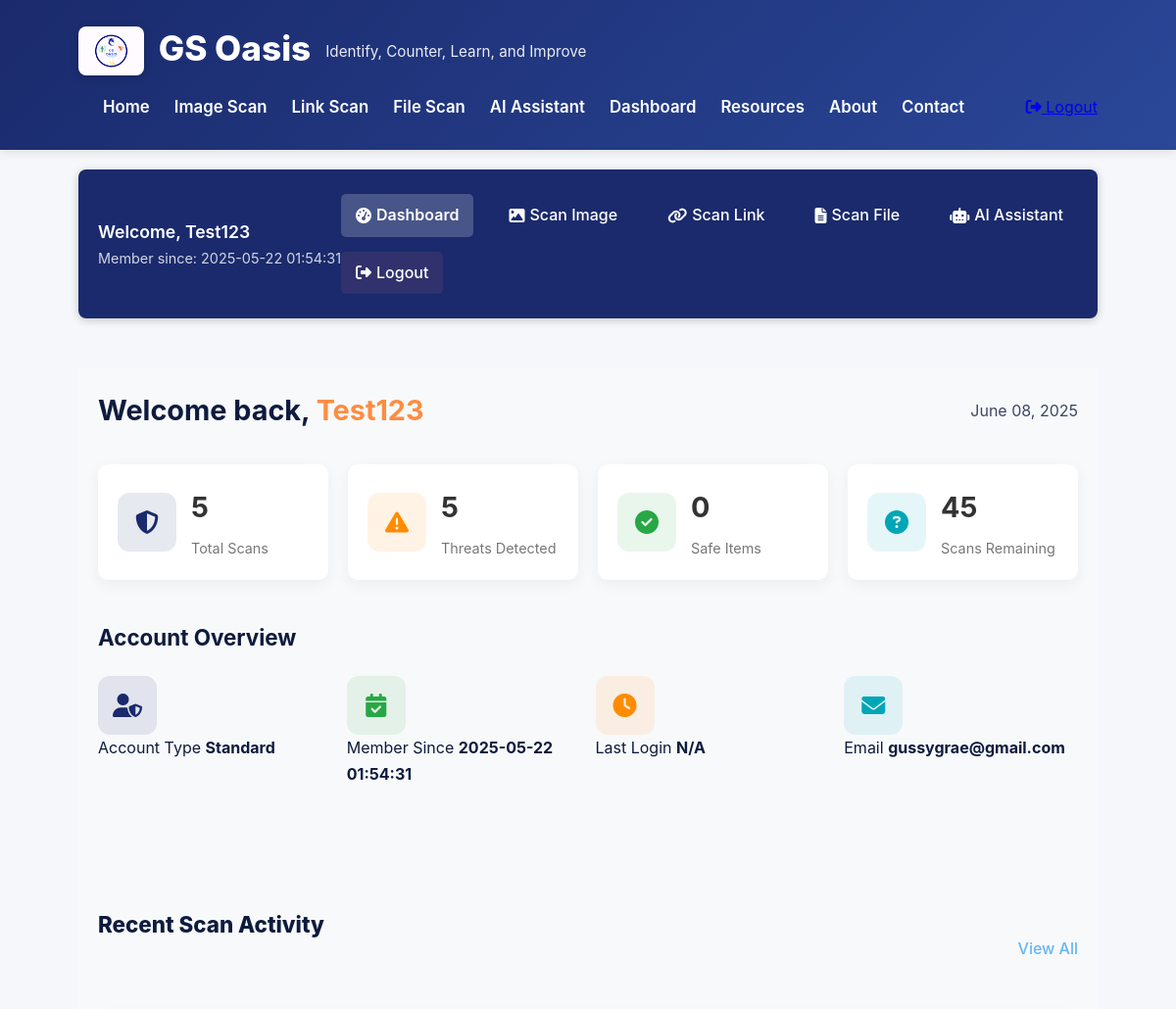
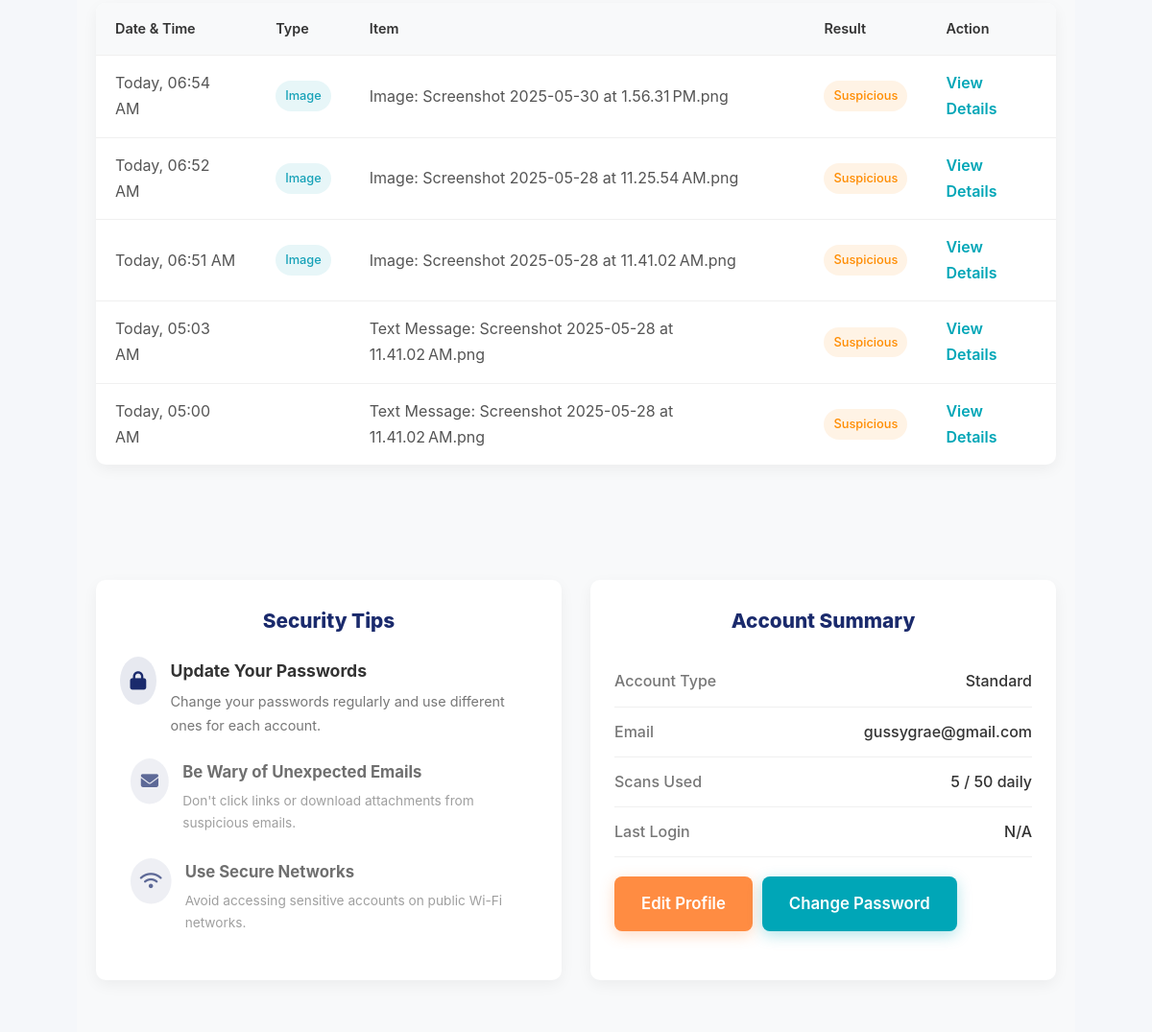
/dashboard (signed in, upper part), run on an earlier commit of the app's database (2 pictures, top to bottom).
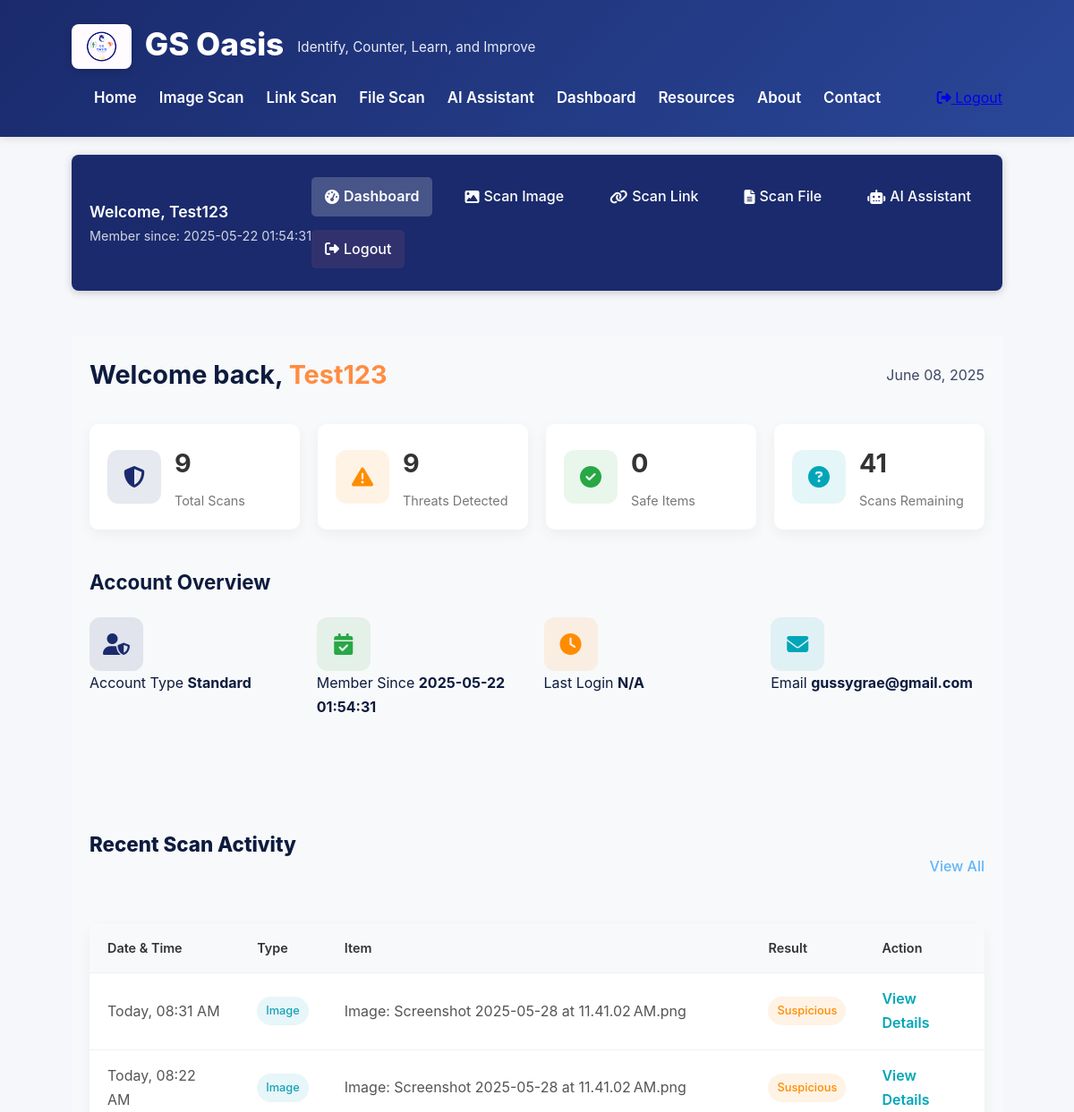
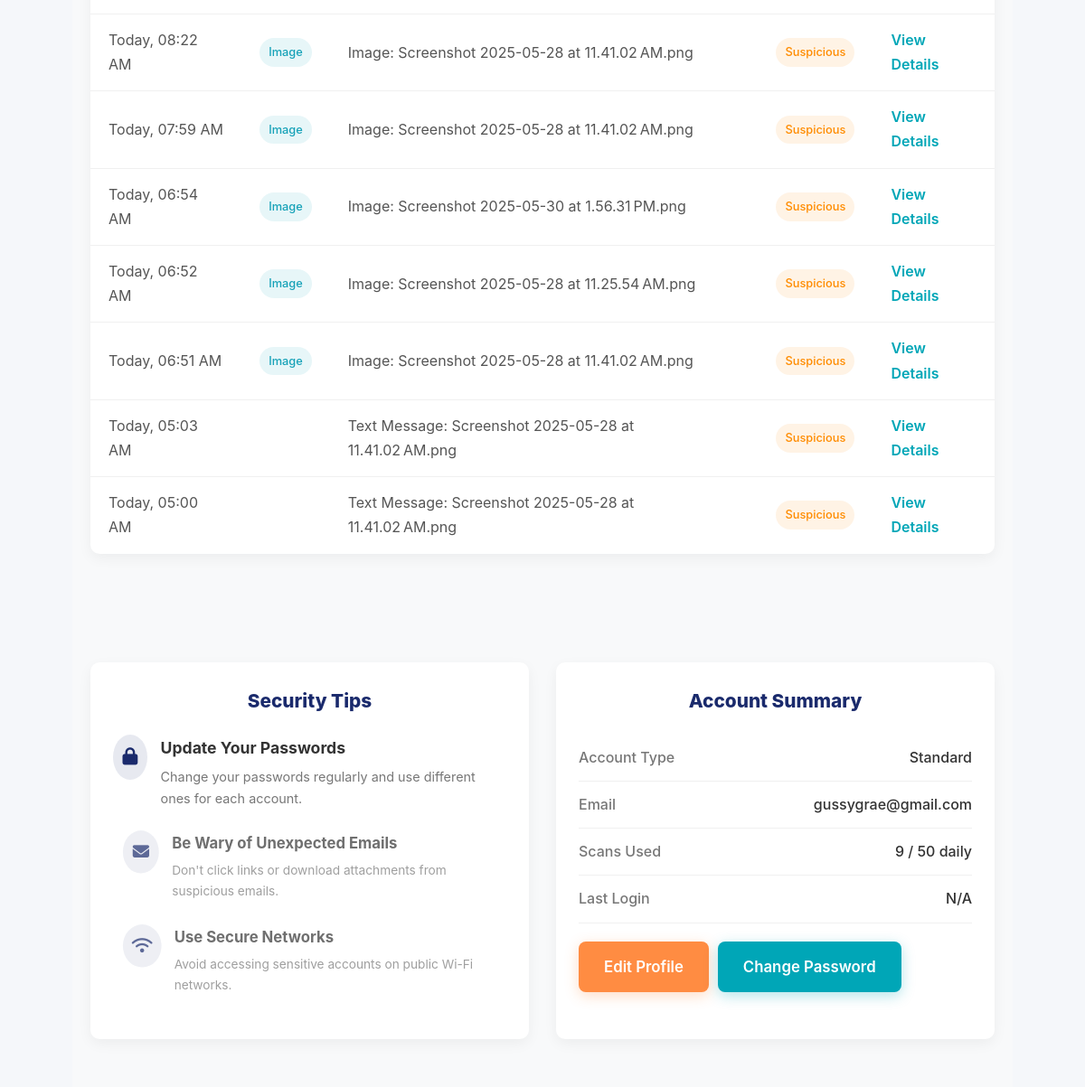
And on a later commit of the database (2 pictures, top to bottom).
### tables this page shows
CREATE TABLE users (
                id INTEGER PRIMARY KEY AUTOINCREMENT,
                username TEXT UNIQUE NOT NULL,
                email TEXT NOT NULL,
                password TEXT NOT NULL
            , created_at TEXT, last_login TEXT, account_type TEXT);

CREATE TABLE scan_history (
                id INTEGER PRIMARY KEY AUTOINCREMENT,
                user_id INTEGER,
                scan_date TEXT DEFAULT CURRENT_TIMESTAMP,
                scan_type TEXT NOT NULL,
                scan_item TEXT NOT NULL,
                result TEXT NOT NULL,
                FOREIGN KEY (user_id) REFERENCES users(id)
            );

### gs-oasis/app.py (the view, shortened to what this page needs)
@app.route('/dashboard')
@login_required
def dashboard():
    username = session.get('username')
    with sqlite3.connect('database.db') as conn:
        cursor = conn.cursor()
        cursor.execute("PRAGMA table_info(users)")
        columns = [col[1] for col in cursor.fetchall()]
        select_fields = ["email"]
        if 'created_at' in columns:
            select_fields.append('created_at')
        if 'last_login' in columns:
            select_fields.append('last_login')
        query = f"SELECT {', '.join(select_fields)} FROM users WHERE username = ?"
        try:
            cursor.execute(query, (username,))
            user_data = cursor.fetchone()
            if user_data:
                email = user_data[0]
                join_date = "N/A"
                last_login = "N/A"
                field_index = 1
                if 'created_at' in columns and len(user_data) > field_index:
                    join_date = user_data[field_index] if user_data[field_index] else "N/A"
                    field_index += 1
                if 'last_login' in columns and len(user_data) > field_index:
                    last_login = user_data[field_index] if user_data[field_index] else "N/A"
            else:
                email = "N/A"
                join_date = "N/A"
                last_login = "N/A"
        except sqlite3.Error as e:
            print(f"Database error: {str(e)}")
            email = "N/A"
            join_date = "N/A"
            last_login = "N/A"
        user_id = session.get('user_id')
        try:
            cursor.execute("SELECT COUNT(*) FROM scan_history WHERE user_id = ?", (user_id,))
            scan_count = cursor.fetchone()[0] or 0
            cursor.execute("SELECT COUNT(*) FROM scan_history WHERE user_id = ? AND result LIKE '%suspicious%' OR result LIKE '%danger%' OR result LIKE '%scam%'", (user_id,))
            threat_count = cursor.fetchone()[0] or 0
            cursor.execute("SELECT COUNT(*) FROM scan_history WHERE user_id = ? AND result LIKE '%safe%'", (user_id,))
            safe_count = cursor.fetchone()[0] or 0
            daily_limit = 50  # Could make this dynamic based on account type
            remaining_scans = daily_limit - scan_count if scan_count < daily_limit else 0
        except sqlite3.Error as e:
            print(f"Error fetching scan statistics: {e}")
            scan_count = 0
            threat_count = 0
            safe_count = 0
            remaining_scans = 50
        current_date = time.strftime("%B %d, %Y")
        recent_activities = []
        try:
            cursor.execute("""
                SELECT scan_date, scan_type, scan_item, result
                FROM scan_history
                WHERE user_id = ?
                ORDER BY scan_date DESC LIMIT 10
            """, (user_id,))
            history_items = cursor.fetchall()
            for item in history_items:
                scan_date, scan_type, scan_item, result = item
                try:
                    item_date = time.strptime(scan_date, "%Y-%m-%d %H:%M:%S")
                    today = time.strftime("%Y-%m-%d")
                    yesterday = time.strftime("%Y-%m-%d", time.localtime(time.time() - 86400))
                    if time.strftime("%Y-%m-%d", item_date) == today:
                        formatted_date = "Today, " + time.strftime("%I:%M %p", item_date)
                    elif time.strftime("%Y-%m-%d", item_date) == yesterday:
                        formatted_date = "Yesterday, " + time.strftime("%I:%M %p", item_date)
                    else:
                        formatted_date = time.strftime("%b %d, %I:%M %p", item_date)
                except:
                    formatted_date = scan_date
                result_category = "safe"
                if "suspicious" in result.lower() or "warning" in result.lower():
                    result_category = "suspicious"
                elif "danger" in result.lower() or "scam" in result.lower() or "threat" in result.lower():
                    result_category = "dangerous"
                recent_activities.append({
                    "date": formatted_date,
                    "type": scan_type,
                    "item": scan_item,
                    "result": result_category
                })
        except sqlite3.Error as e:
            print(f"Error fetching scan history: {e}")
            recent_activities = [{
                "date": "No scan history available",
                "type": "none",
                "item": "Database error occurred",
                "result": "none"
            }]
    return render_template('dashboard.html',
                          username=username,
                          email=email,
                          join_date=join_date,
                          current_date=current_date,
                          scan_count=scan_count,
                          threat_count=threat_count,
                          safe_count=safe_count,
                          remaining_scans=remaining_scans,
                          last_login=last_login,
                          recent_activities=recent_activities)

### gs-oasis/templates/dashboard.html
{% extends 'base.html' %}
{% block content %}
<div class="dashboard-container">
    <div class="dashboard-topnav">
        <div class="user-info">
            <span class="welcome-message">Welcome, {{ username }}</span>
            <span class="member-since">Member since: {{ join_date }}</span>
        </div>
        <nav class="top-nav">
            <a href="{{ url_for('dashboard') }}" class="active"><i class="fas fa-tachometer-alt"></i> Dashboard</a>
            <a href="{{ url_for('scan_image') }}"><i class="fas fa-image"></i> Scan Image</a>
            <a href="{{ url_for('scan_link') }}"><i class="fas fa-link"></i> Scan Link</a>
            <a href="{{ url_for('scan_file') }}"><i class="fas fa-file-alt"></i> Scan File</a>
            <a href="{{ url_for('ai_assistant') }}"><i class="fas fa-robot"></i> AI Assistant</a>
            <a href="{{ url_for('logout') }}" class="logout-btn"><i class="fas fa-sign-out-alt"></i> Logout</a>
        </nav>
    </div>
    <div class="dashboard-main">
        <div class="dashboard-header">
            <h1>Welcome back, <span class="highlight">{{ username }}</span></h1>
            <div class="date">{{ current_date }}</div>
        </div>
        <div class="stats-overview">
            <div class="stat-card">
                <div class="stat-icon">
                    <i class="fas fa-shield-alt"></i>
                </div>
                <div class="stat-details">
                    <h3>{{ scan_count }}</h3>
                    <p>Total Scans</p>
                </div>
            </div>
            <div class="stat-card">
                <div class="stat-icon warning">
                    <i class="fas fa-exclamation-triangle"></i>
                </div>
                <div class="stat-details">
                    <h3>{{ threat_count }}</h3>
                    <p>Threats Detected</p>
                </div>
            </div>
            <div class="stat-card">
                <div class="stat-icon success">
                    <i class="fas fa-check-circle"></i>
                </div>
                <div class="stat-details">
                    <h3>{{ safe_count }}</h3>
                    <p>Safe Items</p>
                </div>
            </div>
            <div class="stat-card">
                <div class="stat-icon info">
                    <i class="fas fa-question-circle"></i>
                </div>
                <div class="stat-details">
                    <h3>{{ remaining_scans }}</h3>
                    <p>Scans Remaining</p>
                </div>
            </div>
        </div>
        <div class="quick-actions">
            <h2>Account Overview</h2>
            <div class="action-buttons">
                <div class="account-stat">
                    <div class="stat-icon">
                        <i class="fas fa-user-shield"></i>
                    </div>
                    <div class="stat-info">
                        <span>Account Type</span>
                        <strong>Standard</strong>
                    </div>
                </div>
                <div class="account-stat">
                    <div class="stat-icon success">
                        <i class="fas fa-calendar-check"></i>
                    </div>
                    <div class="stat-info">
                        <span>Member Since</span>
                        <strong>{{ join_date }}</strong>
                    </div>
                </div>
                <div class="account-stat">
                    <div class="stat-icon warning">
                        <i class="fas fa-clock"></i>
                    </div>
                    <div class="stat-info">
                        <span>Last Login</span>
                        <strong>{{ last_login }}</strong>
                    </div>
                </div>
                <div class="account-stat">
                    <div class="stat-icon info">
                        <i class="fas fa-envelope"></i>
                    </div>
                    <div class="stat-info">
                        <span>Email</span>
                        <strong>{{ email }}</strong>
                    </div>
                </div>
            </div>
        </div>
        <section id="history" class="recent-activity">
            <div class="section-header">
                <h2>Recent Scan Activity</h2>
                <a href="#" class="view-all">View All</a>
            </div>
            <div class="activity-table">
                <table>
                    <thead>
                        <tr>
                            <th>Date & Time</th>
                            <th>Type</th>
                            <th>Item</th>
                            <th>Result</th>
                            <th>Action</th>
                        </tr>
                    </thead>
                    <tbody>
                        {% for activity in recent_activities %}
                        <tr>
                            <td>{{ activity.date }}</td>
                            <td>
                                {% if activity.type == 'image' %}
                                <span class="badge image">Image</span>
                                {% elif activity.type == 'link' %}
                                <span class="badge link">Link</span>
                                {% elif activity.type == 'file' %}
                                <span class="badge file">File</span>
                                {% endif %}
                            </td>
                            <td>{{ activity.item }}</td>
                            <td>
                                {% if activity.result == 'safe' %}
                                <span class="badge success">Safe</span>
                                {% elif activity.result == 'suspicious' %}
                                <span class="badge warning">Suspicious</span>
                                {% elif activity.result == 'dangerous' %}
                                <span class="badge danger">Dangerous</span>
                                {% endif %}
                            </td>
                            <td><a href="#" class="btn-text">View Details</a></td>
                        </tr>
                        {% endfor %}
                    </tbody>
                </table>
            </div>
        </section>
        <div class="dashboard-row">
            <section id="security" class="security-tips">
                <h2>Security Tips</h2>
                <div class="tip-list">
                    <div class="tip-item">
                        <div class="tip-icon"><i class="fas fa-lock"></i></div>
                        <div class="tip-content">
                            <h3>Update Your Passwords</h3>
                            <p>Change your passwords regularly and use different ones for each account.</p>
                        </div>
                    </div>
                    <div class="tip-item">
                        <div class="tip-icon"><i class="fas fa-envelope"></i></div>
                        <div class="tip-content">
                            <h3>Be Wary of Unexpected Emails</h3>
                            <p>Don't click links or download attachments from suspicious emails.</p>
                        </div>
                    </div>
                    <div class="tip-item">
                        <div class="tip-icon"><i class="fas fa-wifi"></i></div>
                        <div class="tip-content">
                            <h3>Use Secure Networks</h3>
                            <p>Avoid accessing sensitive accounts on public Wi-Fi networks.</p>
                        </div>
                    </div>
                </div>
            </section>
            <section id="settings" class="account-summary">
                <h2>Account Summary</h2>
                <div class="account-details">
                    <div class="detail-row">
                        <div class="detail-label">Account Type</div>
                        <div class="detail-value">Standard</div>
                    </div>
                    <div class="detail-row">
                        <div class="detail-label">Email</div>
                        <div class="detail-value">{{ email }}</div>
                    </div>
                    <div class="detail-row">
                        <div class="detail-label">Scans Used</div>
                        <div class="detail-value">{{ scan_count }} / 50 daily</div>
                    </div>
                    <div class="detail-row">
                        <div class="detail-label">Last Login</div>
                        <div class="detail-value">{{ last_login }}</div>
                    </div>
                    <div class="detail-buttons">
                        <a href="{{ url_for('edit_profile') }}" class="btn btn-primary">Edit Profile</a>
                        <a href="{{ url_for('change_password') }}" class="btn btn-secondary">Change Password</a>
                    </div>
                </div>
            </section>
        </div>
    </div>
</div>
{% endblock %}

What changed in the data, as far as the page shows it:
added scan_history: date "Today, 08:31 AM", scan_type "Image", item "Image: Screenshot 2025-05-28 at 11.41.02 AM.png", shows "Suspicious"
added scan_history: date "Today, 08:22 AM", scan_type "Image", item "Image: Screenshot 2025-05-28 at 11.41.02 AM.png", shows "Suspicious"
added scan_history: date "Today, 08:22 AM", scan_type "Image", item "Image: Screenshot 2025-05-28 at 11.41.02 AM.png", shows "Suspicious"
added scan_history: date "Today, 07:59 AM", scan_type "Image", item "Image: Screenshot 2025-05-28 at 11.41.02 AM.png", shows "Suspicious"
Also different on the page:
{{ scan_count }}: "5" → "9"
{{ threat_count }}: "5" → "9"
{{ remaining_scans }}: "45" → "41"
